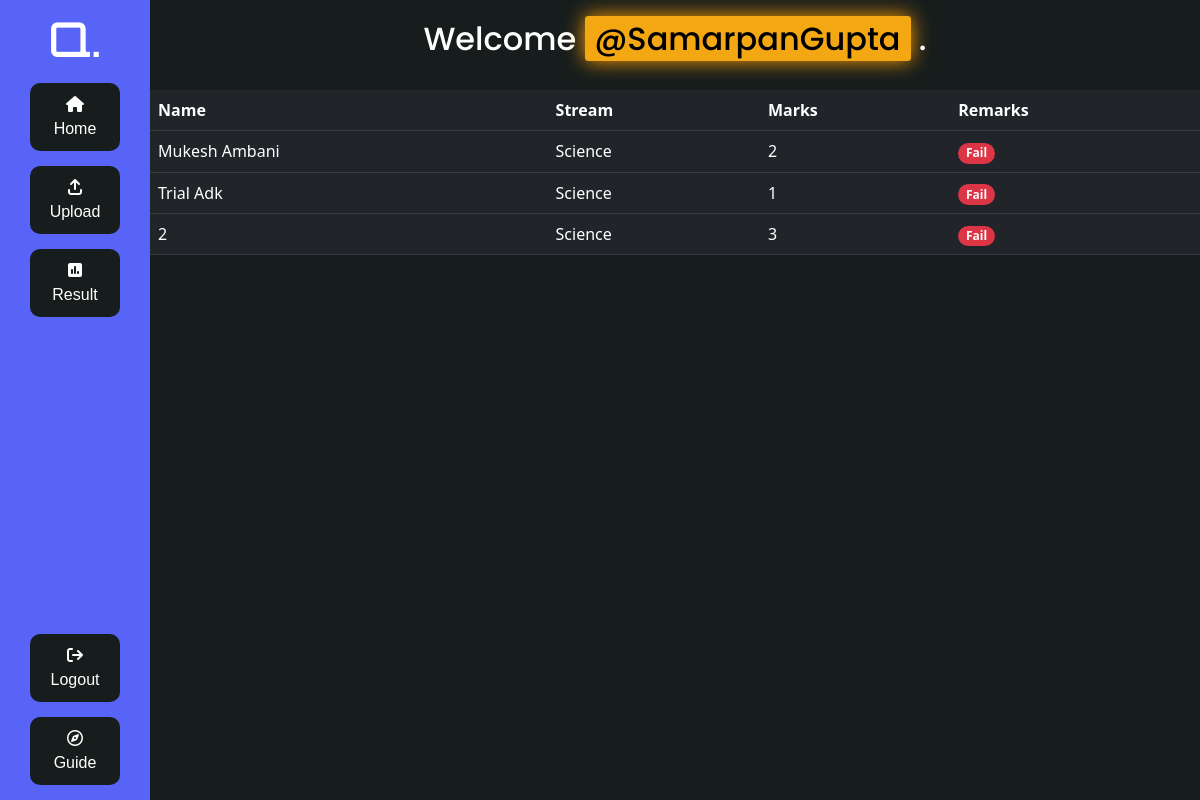
Page /adminPage/ (signed in) on the earlier database version.
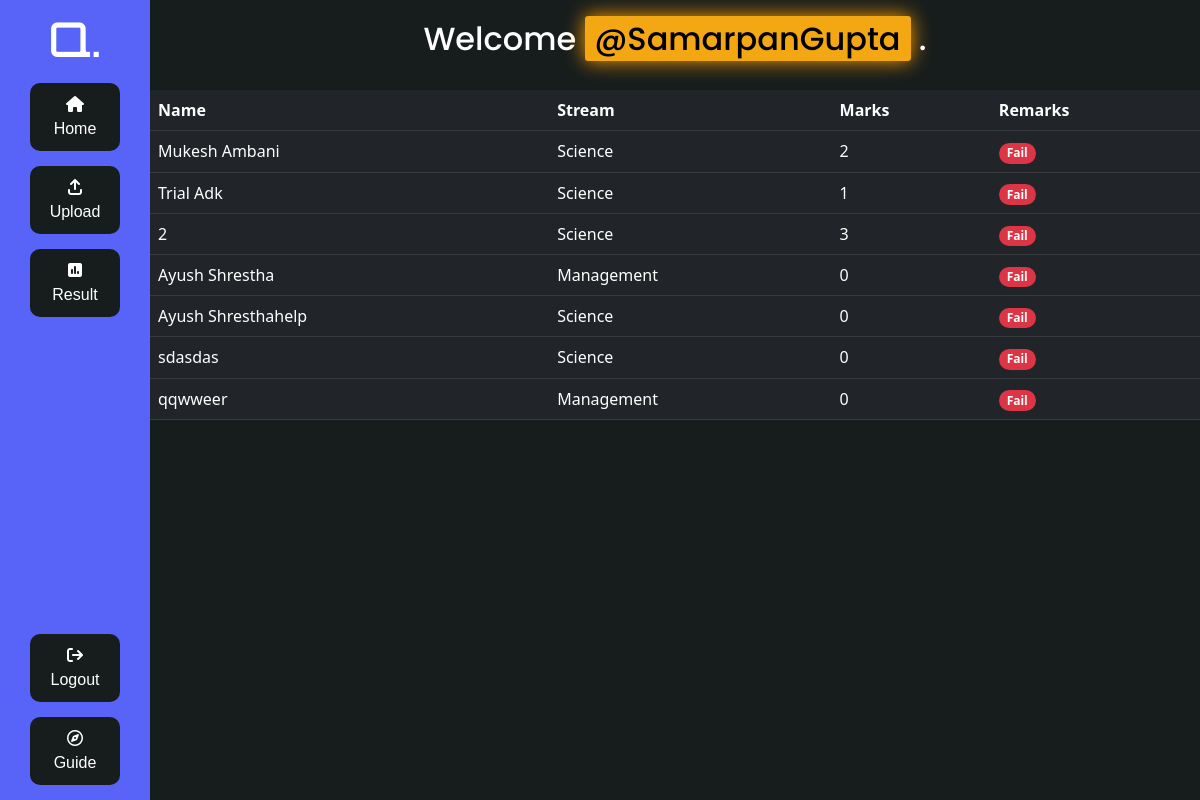
Same page on the later database version.
### StPage/models.py (models this page shows, shortened)
class StInfoModels(models.Model):
    Choice = [
        (1,"Science"),
        (2,"Management")
    ]
    User = models.ForeignKey(User,on_delete=models.CASCADE)
    Name = models.CharField(max_length=100)
    Stream = models.IntegerField(choices=Choice)
    AdInsCode = models.CharField(max_length=10)
    MarksAch = models.IntegerField(null=True,default=0)
    Touched_Status = models.BooleanField(default=False)

### TeacherAdmin/views.py (the view)
# urls.py: path('',views.dashboard,name='dash'),
def dashboard(req):
    user=req.user
    if not user.is_anonymous:
        print(type(user) ,user=="AnonymousUser")
        List_St = StInfoModels.objects.filter(User=user)
        AdminUser = AdminInfo.objects.filter(user=user).last()
        context={
            "ListSt":List_St,
            "PMarks": AdminUser.PASSMARKS, #type:ignore
        }
        return render(req,"TeacherAdmin/dashboard.html",context)
    else:
        return redirect("validator/")

### TeacherAdmin/templates/TeacherAdmin/dashboard.html (shortened to what this page needs)
{% extends 'TeacherAdmin/base.html' %}
{% load static %}
{% load crispy_forms_tags %}
{% block content %}
<div class="main">
    <h1>Welcome <span class="span">@{{user.username}}</span> .</h1>
    <br>
    <table class="table table-dark">
        <thead>
          <tr>
            <th>Name</th>
            <th>Stream</th>
            <th>Marks</th>
            <th>Remarks</th>
          </tr>
        </thead>
        <tbody>
          {% for item in ListSt %}
            <tr class="table-dark">
              <td>{{ item.Name }}</td>
              {% if item.Stream == 1 %}
              <td>Science</td>
              {% else %}
              <td>Management</td>
              {% endif %}
              <td>{{ item.MarksAch }}</td>
              {% if item.MarksAch >= PMarks %}
              <td><span class="badge bg-success">Pass</span></td>
              {% else %}
              <td><span class="badge rounded-pill bg-danger">Fail</span>
              </td>
              {% endif %}
            </tr>
          {% endfor %}
        </tbody>
      </table>
</div>
{% endblock %}

### TeacherAdmin/templates/TeacherAdmin/base.html (shortened to what this page needs)
{% load static %}
<!DOCTYPE html>
<html lang="en">
<head>
    <link href="https://cdn.jsdelivr.net/npm/bootstrap@5.3.0/dist/css/bootstrap.min.css" rel="stylesheet"
>
</head>
<body>
    {% url 'dash' as dash_url %}
    {% if user.is_authenticated %}
    <main>
        <div class="left">
            <nav>
                <div class="top">
                    <div class="logo">
                        <h1>Q.</h1>
                    </div>
                    <ul>
                        <li>
                            <a href="{% url 'dash'%}"><i class="fa-solid fa-house"></i> <br> Home</a>
                            <a href="{% url 'upload' %}"> <i class="fa-solid fa-arrow-up-from-bracket"></i> <br>
                                Upload</a>
                            <a href=""><i class="fa-solid fa-square-poll-vertical"></i> <br>Result</a>
                        </li>
                    </ul>
                </div>
                <div class="bottom">
                    <ul>
                        <li>
                            <a href="{{dash_url}}validator/logout"> <i class="fa-solid fa-arrow-right-from-bracket"></i>
                                <br> Logout</a>
                            <a href=""> <i class="fa-regular fa-compass"></i> <br> Guide</a>
                        </li>
                    </ul>
                </div>
            </nav>
        </div>
        <div class="right">
            {% block content %}
            {% endblock %}
        </div>
    </main>
    {% else %}
    <script>
        window.location.href = "{{dash_url}}validator/login/"
    </script>
    {% endif %}
</body>
</html>

### TeacherAdmin/templates/TeacherAdmin/base.html (style rules this page uses)
:root { --black: #171D1C; --blue: #5863F8; --yellow: #F3A712; --red: #FF331F; }
* { margin: 0px; padding: 0px; box-sizing: border-box;; }
main { display: flex; align-items: center; justify-content: center; }
.left, .right { height: 100vh; }
.right { width: 95vw; background-color: var(--black);; color: white; }
.left { background-color: #5863F8; max-width: 200px; width: 13vw; min-width: 150px; }
.left>nav { width: 100%; height: 100%; display: flex; flex-direction: column; justify-content: space-between; }
ul { margin: 0px; padding: 0px; }
ul li { list-style: none; }
main > .left > nav > .top a, .bottom a { display: block; text-decoration: none; text-align: center; font-size: 1rem; transition: ease 0.5s; margin: 3px; background-color: var(--black); color: white; width: 50%; border-radius: 10px; margin: 15px auto; font-family: 'Franklin Gothic Medium', 'Arial Narrow', Arial, sans-serif; padding: 10px; min-width: 90px; }
.logo { margin: 10px; text-align: center; font-family: 'Orbitron', sans-serif; color: white; }
.logo>h1 { font-size: 3rem; }

### TeacherAdmin/templates/TeacherAdmin/dashboard.html (style rules this page uses)
.main { margin: 20px auto 0px auto; }
.main>h1 { text-align: center; font-family: 'Poppins', sans-serif; font-size: 2rem; }
.main > h1 > .span { background-color: var(--yellow); color: black; border-radius: 3px; box-shadow: 0px 0px 20px rgb(255, 157, 0); padding: 0px 10px; }

Differences in the rows shown:
added StInfoModels: Name "Ayush Shrestha", Stream "Management", MarksAch "0", shows "Fail"
added StInfoModels: Name "Ayush Shresthahelp", Stream "Science", MarksAch "0", shows "Fail"
added StInfoModels: Name "sdasdas", Stream "Science", MarksAch "0", shows "Fail"
added StInfoModels: Name "qqwweer", Stream "Management", MarksAch "0", shows "Fail"
